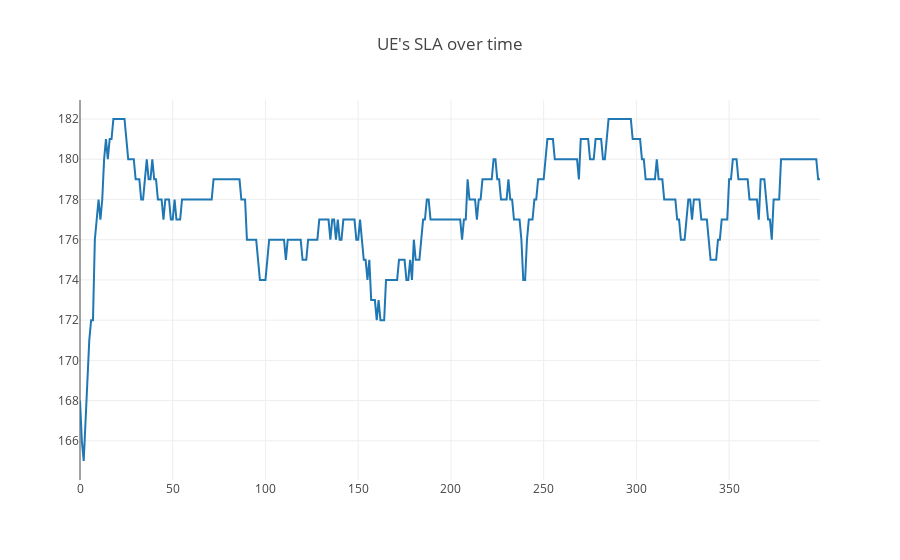

Source (notebook cell):
### Code cell
# Create UE graph
ue_sla = go.Scatter(
    x = len(result.Meets_SLA),
    y = result.Meets_SLA,
)

data = [ue_sla]

# Plot and embed in ipython notebook!
plotly.offline.iplot(
    {"data": data,
     "layout": go.Layout(title="UE's SLA over time")});

### Figure 1 — Plotly figure (JSON) as saved in the notebook; plotly's stock layout.template omitted (floating-point values rounded to 4 significant figures; data arrays with more than 128 entries replaced by an {"elided": "..."} marker saying what was removed)
{"data": [{"type": "scatter", "x": 400, "y": {"elided": "400 int values"}}], "layout": {"title": "UE's SLA over time"}}
